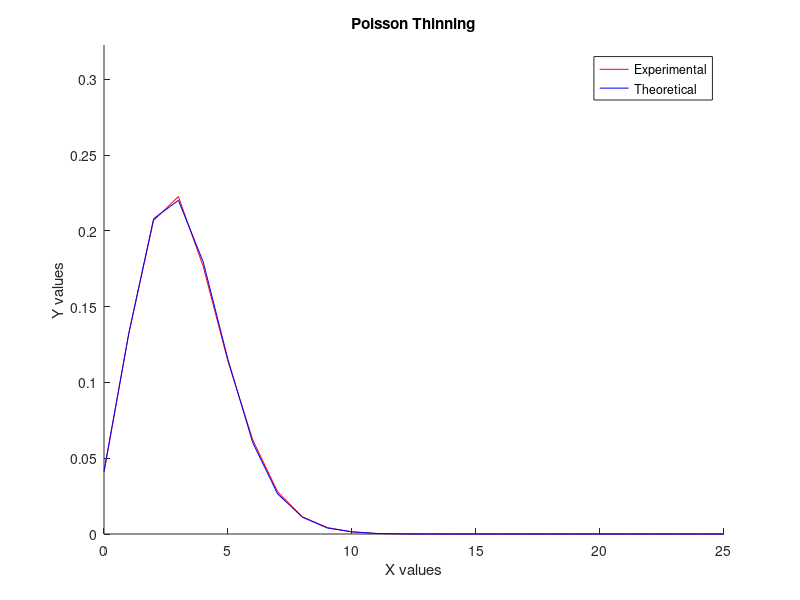

This figure's MATLAB source:
rng(1); %setting the seed

lambda = 4;
prob = 0.8;
sz = 10.^5;
real_max = 26; %k varies from 0 to 25, so 26 values are needed to be printed

Y = poissrnd(lambda, 1, sz);
Z_theo = poissrnd(lambda * prob, 1, sz);

x = uint64(0):uint64(real_max - 1);
y = zeros([1 real_max]);
y_theo = zeros([1 real_max]);

for i = 1:sz(1)
    r = binornd(Y(i:i), prob); %letting only 80% of the hits to pass through
    if (r >= 0) && (r <= real_max - 1) %so that out-of-bound index error does not occur
        y(r + 1) = y(r + 1) + 1;
    end
    r_theo = Z_theo(i:i);
    if (r_theo >= 0) && (r_theo <= real_max - 1) %so that out-of-bound index error does not occur
       y_theo(r_theo + 1) = y_theo(r_theo + 1) + 1;
    end
end

y = y./sz;
y_theo = y_theo./sz;
disp("Experimental Values:"); %comparing the experimental and theoritical values
disp(y);
disp("Theoretical Values:");
disp(y_theo);
disp("Absolute Difference:");
disp(abs(y - y_theo));

figure(); %plotting the experimental and theoritical values
hold on;
plot(x, y, 'r');
plot(x, y_theo, 'b');
xlim([0 real_max - 1]);
ylim([0 max(y) + 0.1]);
xlabel 'X values'; 
ylabel 'Y values';
legend('Experimental', 'Theoretical');
title 'Poisson Thinning';
hold off;